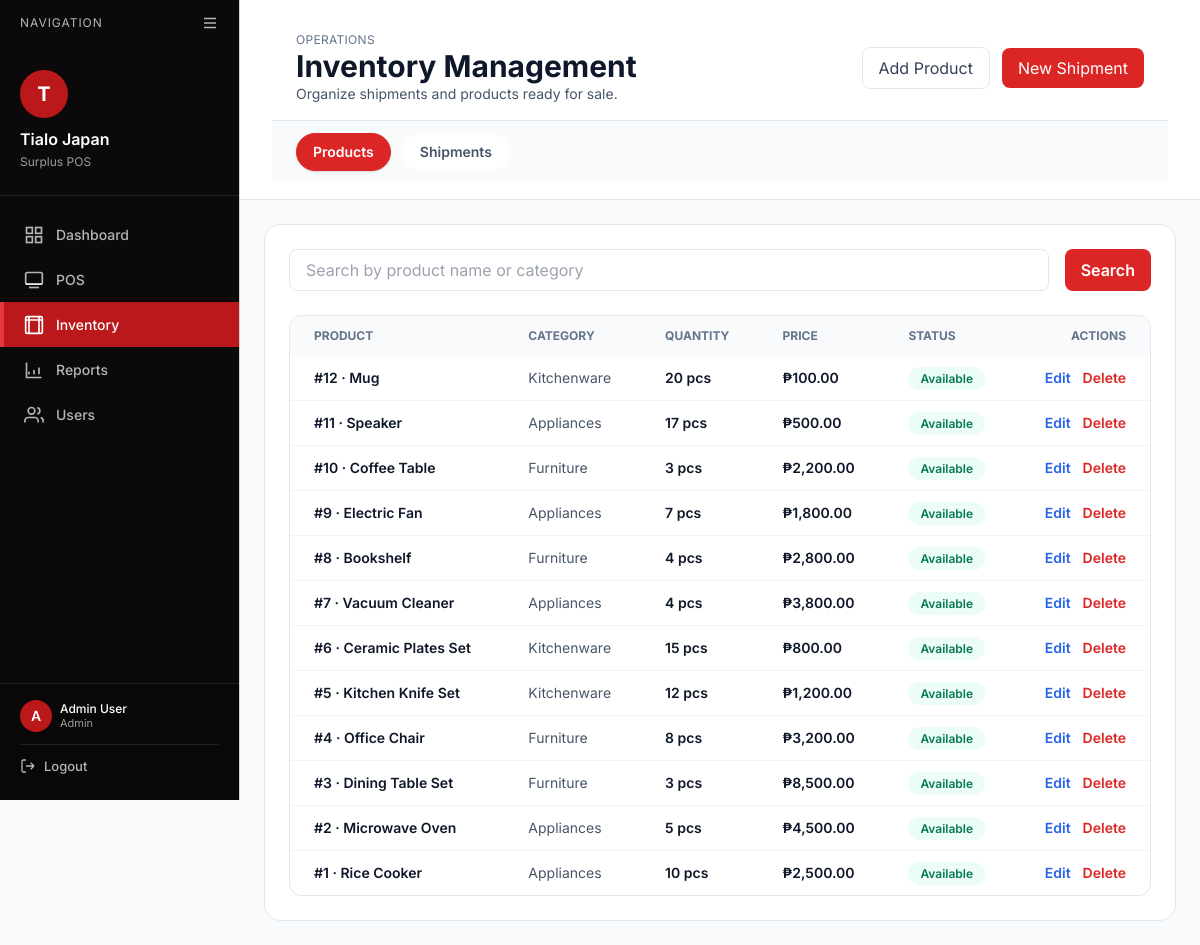
/index.php?page=inventory (signed in), run on the app's committed database.
### tables this page shows
CREATE TABLE `products` (
  `product_id` int(11) NOT NULL,
  `shipment_id` int(11) DEFAULT NULL,
  `name` varchar(150) NOT NULL,
  `category` varchar(100) DEFAULT NULL,
  `quantity` int(11) DEFAULT 0,
  `price` decimal(10,2) NOT NULL,
  `status` enum('Available','Sold','Out of Stock') DEFAULT 'Available',
  `image` varchar(255) DEFAULT NULL,
  `created_at` timestamp NOT NULL DEFAULT current_timestamp()
);

### src/modules/inventory/index.php (the view, shortened to what this page needs)
<?php
include __DIR__ . '/../../includes/db_connect.php';
$tab = $_GET['tab'] ?? 'inventory';
$product_search = trim($_GET['product_search'] ?? '');
$products_sql = "SELECT product_id, name, category, quantity, price, status FROM products";
if ($product_search !== '') {
    $term = "%$product_search%";
    $stmt = $conn->prepare($products_sql . " WHERE name LIKE ? OR category LIKE ? ORDER BY product_id DESC");
    $stmt->bind_param("ss", $term, $term);
    $stmt->execute();
    $products = $stmt->get_result();
} else {
    $products = $conn->query($products_sql . " ORDER BY product_id DESC");
}
?>
<?php
include __DIR__ . '/../../includes/page_header.php';
?>
<body class="bg-slate-50 flex">
    <?php include __DIR__ . '/../../includes/sidebar.php'; ?>
    <div class="flex-1 flex flex-col">
        <header class="bg-white border-b border-slate-200 sticky top-0 z-40 page-header">
            <div class="px-6 py-4 flex flex-wrap items-center justify-between gap-4">
                <div>
                    <p class="text-xs uppercase tracking-wide text-slate-500">Operations</p>
                    <h1 class="text-3xl font-bold text-slate-900">Inventory Management</h1>
                    <p class="text-sm text-slate-600">Organize shipments and products ready for sale.</p>
                </div>
                <div class="flex items-center gap-3">
                    <a href="?page=inventory/product_form" class="px-4 py-2 rounded-lg border border-slate-200 text-slate-700 hover:bg-slate-100 transition">Add Product</a>
                    <a href="?page=inventory/shipment_form" class="px-4 py-2 rounded-lg bg-red-600 text-white hover:bg-red-700 transition">New Shipment</a>
                </div>
            </div>
            <div class="border-t border-slate-200 bg-slate-50">
                <div class="px-6 py-3 overflow-x-auto">
                    <div class="flex items-center gap-3 min-w-max">
                        <a href="?page=inventory&tab=inventory" class="inline-flex items-center px-4 py-2 text-sm font-semibold rounded-full transition whitespace-nowrap <?php echo $tab === 'inventory' ? 'bg-red-600 text-white shadow border border-red-600' : 'bg-white text-slate-600 border border-transparent hover:border-slate-200 hover:text-slate-900'; ?>">Products</a>
                        <a href="?page=inventory&tab=shipments" class="inline-flex items-center px-4 py-2 text-sm font-semibold rounded-full transition whitespace-nowrap <?php echo $tab === 'shipments' ? 'bg-red-600 text-white shadow border border-red-600' : 'bg-white text-slate-600 border border-transparent hover-border-slate-200 hover:text-slate-900'; ?>">Shipments</a>
                    </div>
                </div>
            </div>
        </header>
        <main class="flex-1 px-6 py-6">
            <?php if ($tab === 'inventory'): ?>
                <div class="bg-white border border-slate-200 rounded-2xl p-6 space-y-6">
                    <form class="flex flex-col md:flex-row gap-4" method="GET">
                        <input type="text" name="product_search" value="<?php echo htmlspecialchars($product_search); ?>" placeholder="Search by product name or category" class="flex-1 px-4 py-2 rounded-lg border border-slate-200 focus:outline-none focus:ring-2 focus:ring-red-500">
                        <button type="submit" class="px-4 py-2 rounded-lg bg-red-600 text-white font-semibold hover:bg-red-700 transition">Search</button>
                    </form>
                    <div class="bg-white rounded-xl border border-slate-200 overflow-hidden">
                        <table class="w-full text-sm">
                            <thead class="bg-slate-50 text-slate-500 uppercase text-xs">
                                <tr>
                                    <th class="px-6 py-3 text-left">Product</th>
                                    <th class="px-6 py-3 text-left">Category</th>
                                    <th class="px-6 py-3 text-left">Quantity</th>
                                    <th class="px-6 py-3 text-left">Price</th>
                                    <th class="px-6 py-3 text-left">Status</th>
                                    <th class="px-6 py-3 text-right">Actions</th>
                                </tr>
                            </thead>
                            <tbody class="divide-y divide-slate-100">
                                <?php if ($products && $products->num_rows): ?>
                                    <?php while ($product = $products->fetch_assoc()): ?>
                                        <tr class="hover:bg-slate-50">
                                            <td class="px-6 py-3 font-semibold text-slate-900">#<?php echo $product['product_id']; ?> · <?php echo htmlspecialchars($product['name']); ?></td>
                                            <td class="px-6 py-3 text-slate-600"><?php echo htmlspecialchars($product['category']); ?></td>
                                            <td class="px-6 py-3 text-slate-900 font-semibold"><?php echo (int)$product['quantity']; ?> pcs</td>
                                            <td class="px-6 py-3 text-slate-900 font-semibold">₱<?php echo number_format($product['price'], 2); ?></td>
                                            <td class="px-6 py-3">
                                                <?php
                                                    $status = $product['status'];
                                                ?>
                                                <span class="px-3 py-1 rounded-full text-xs font-semibold <?php
                                                    if ($status === 'Available') {
                                                        echo 'bg-emerald-50 text-emerald-700';
                                                    } elseif ($status === 'Sold') {
                                                        echo 'bg-blue-50 text-blue-700';
                                                    } else {
                                                        echo 'bg-red-100 text-red-700';
                                                    }
                                                ?>">
                                                    <?php echo $status; ?>
                                                </span>
                                            </td>
                                            <td class="px-6 py-3 text-right space-x-2">
                                                <a href="?page=inventory/product_form&id=<?php echo $product['product_id']; ?>" class="text-blue-600 font-semibold hover:text-blue-800">Edit</a>
                                                <form action="/index.php?page=inventory/process_product" method="POST" class="inline" onsubmit="return confirm('Delete this product?');">
                                                    <button type="submit" class="text-red-600 font-semibold hover:text-red-800">Delete</button>
                                                </form>
                                            </td>
                                        </tr>
                                    <?php endwhile; ?>
                                <?php else: ?>
                                    <tr><td colspan="6" class="px-6 py-6 text-center text-slate-500">No products found for the current filter.</td></tr>
                                <?php endif; ?>
                            </tbody>
                        </table>
                    </div>
                </div>
            <?php endif; ?>
        </main>
    </div>
<?php include __DIR__ . '/../../includes/page_footer.php'; ?>

### src/includes/page_header.php (style rules this page uses)
* { font-family: 'Inter', sans-serif; }

### src/includes/sidebar.php (style rules this page uses)
:root { --color-bg-app: #F5F3F4; --color-surface: #FFFFFF; --color-text-strong: #161A1D; --color-text-muted: #B1A7A6; --color-border: #D3D3D3; --color-primary: #BA181B; --color-primary-hover: #A4161A; --color-primary-active: #660708; --color-accent: #E5383B; --color-neutral-dark: #0B090A; --color-neutral-light: #D3D3D3; }
body { background-color: var(--color-bg-app); color: var(--color-text-strong); font-family: 'Inter', -apple-system, BlinkMacSystemFont, 'Segoe UI', sans-serif; }
.page-header { padding: 16px 32px; }

### data on the page
products: product_id "12", name "Mug", category "Kitchenware", quantity "20", price "100.00", status "Available"
products: product_id "11", name "Speaker", category "Appliances", quantity "17", price "500.00", status "Available"
products: product_id "10", name "Coffee Table", category "Furniture", quantity "3", price "2,200.00", status "Available"
products: product_id "9", name "Electric Fan", category "Appliances", quantity "7", price "1,800.00", status "Available"
products: product_id "8", name "Bookshelf", category "Furniture", quantity "4", price "2,800.00", status "Available"
products: product_id "7", name "Vacuum Cleaner", category "Appliances", quantity "4", price "3,800.00", status "Available"
products: product_id "6", name "Ceramic Plates Set", category "Kitchenware", quantity "15", price "800.00", status "Available"
products: product_id "5", name "Kitchen Knife Set", category "Kitchenware", quantity "12", price "1,200.00", status "Available"
products: product_id "4", name "Office Chair", category "Furniture", quantity "8", price "3,200.00", status "Available"
products: product_id "3", name "Dining Table Set", category "Furniture", quantity "3", price "8,500.00", status "Available"
products: product_id "2", name "Microwave Oven", category "Appliances", quantity "5", price "4,500.00", status "Available"
products: product_id "1", name "Rice Cooker", category "Appliances", quantity "10", price "2,500.00", status "Available"

### other printed values
$item['label'] "Dashboard"
$item['label'] "POS"
$item['label'] "Inventory"
$item['label'] "Reports"
$item['label'] "Users"
substr($_SESSION['name'], 0, 1) "A"
substr($_SESSION['name'], 0, 12) "Admin User"
$_SESSION['role'] "Admin"
